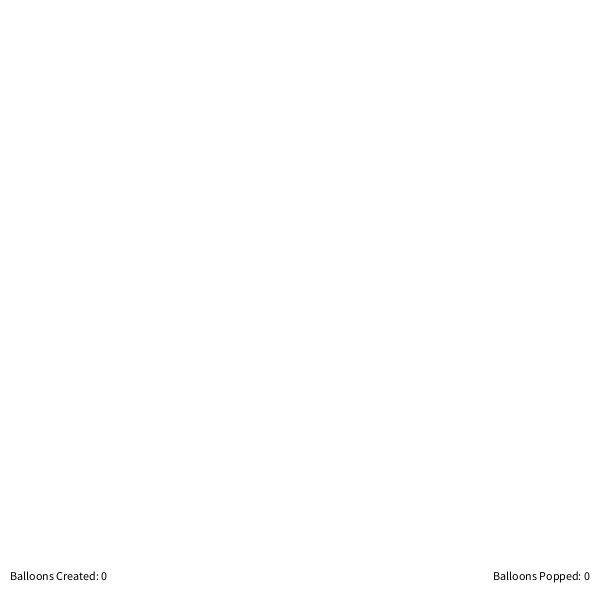
Frame 1 (no input)
Frame 60 (the mouse pressed at the canvas centre just before this capture): identical to frame 1, image omitted
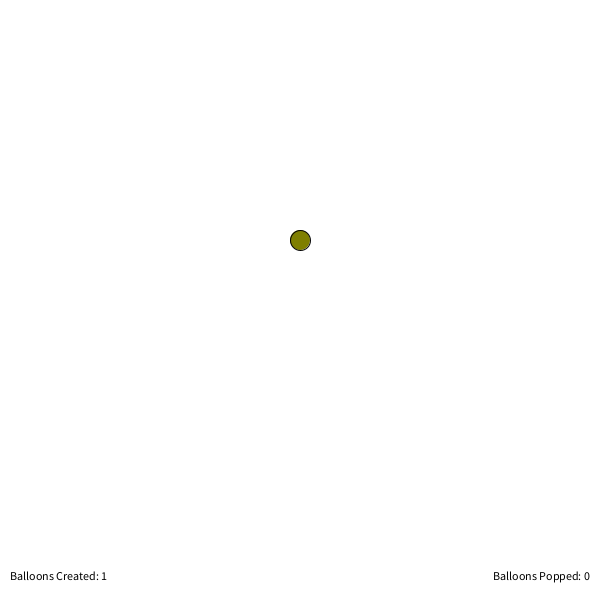
Frame 120 (the mouse held since frame 60 and released just before this capture)

The Processing sketch that drew these frames (run headless with seeded random() and noise(); from frame 60 on, the mouse is pressed at the canvas centre):

// Processing sketch: processing_100911
// ── processing_100911.pde

int numBalloons = 20;  // maximum number of balloons alive at any one time
Balloon[] b_array = new Balloon[numBalloons];

//Maxim maxim;
//AudioPlayer player;
//AudioPlayer player2;
int balloonPoppedCount = 0;
int balloonCreatedCount = 0;


void setup() {
  size(600,600);
  background(255);
  //maxim = new Maxim(this);
  //player = maxim.loadFile("balloon_blow_up.wav");
  //player.setLooping(false);
  //player2 = maxim.loadFile("balloon_pop.wav");
  //player2.setLooping(false);
  
  //Initialize the balloon array  
  for(int i = 0; i < numBalloons; i++){
     Balloon b = new Balloon(0,0);
     b.alive = false;
     b_array[i] = b; 
  }
}






void draw(){
  
    background(255);
    for(Balloon b : b_array){
      if(b.yPos < 9 && b.alive) {    // Reached Top
        b.alive = false;
        //player2.play();
        balloonPoppedCount++;
      }  
      if (b.alive == true){
        b.floatUp();
        b.display();
      }  
    }
    
    updateCount();
  
}


void mousePressed(){  
  
  Balloon b = new Balloon(mouseX, mouseY);
  b.alive = true;
  //player.play();
       
  for(int i=0; i< numBalloons; i++){
     if(b_array[i].alive == false){
       b_array[i] = b;
       balloonCreatedCount++;
       break;
     }
  }
}

void updateCount(){
  fill(0);
  textAlign(RIGHT);
  text("Balloons Popped: " + balloonPoppedCount, 590, 580);
  textAlign(LEFT);
  text("Balloons Created: " + balloonCreatedCount, 10, 580);
}


class Balloon {
    float size;
    color c;
    float floatSpeed;
    float xPos;
    float yPos;
    boolean alive;
    
    Balloon(int xpos, int ypos){
      size = 20;
      c = color(map(xpos, 0, width, 0, 255),map(ypos, 0, width, 0, 255),0);
      floatSpeed = 1;
      xPos = xpos;
      yPos = ypos; 
      alive = false;
    }
    
    void floatUp(){
        yPos = yPos - floatSpeed;
    }
    
    void display(){
      stroke(3);
      fill(c);
      rectMode(CENTER);
      ellipse(xPos, yPos, size, size);
    }
}
